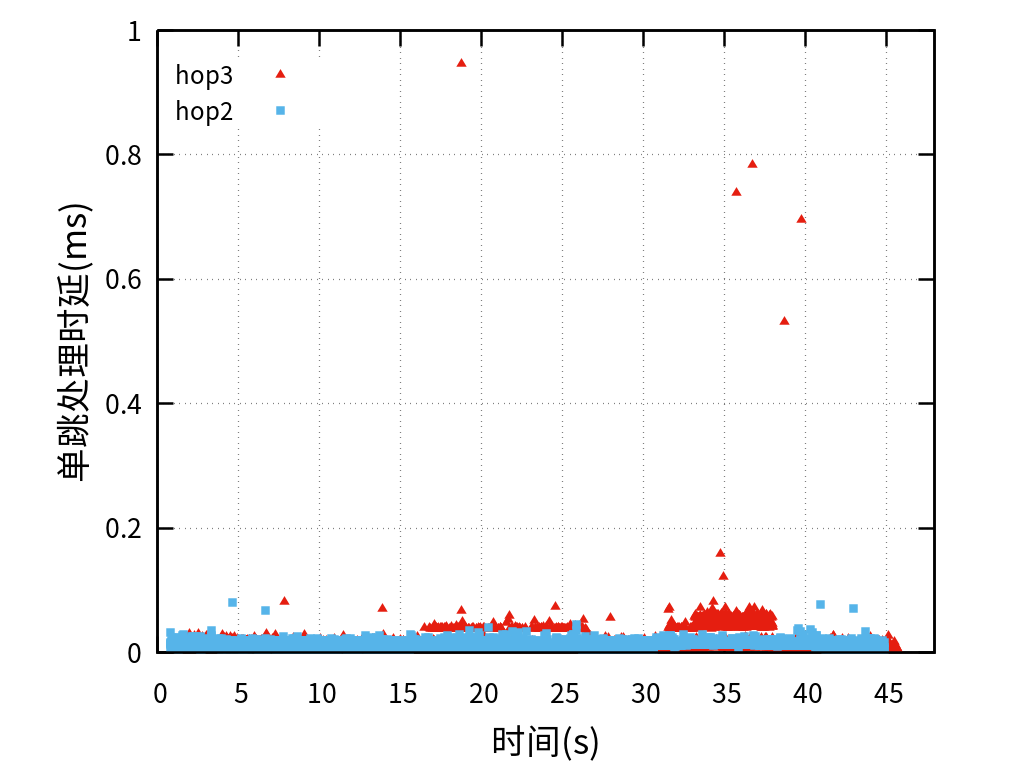

The script that saved this image:
reset
set key center at 6, 0.9

set size ratio 0.8


set grid

set xlabel "时间(s)" offset 0,0.3 font "Microsoft YaHei,26"
set ylabel "单跳处理时延(ms)" offset 1.7,0 font "Microsoft YaHei,26"

set key font ",18"

set xrange [0:48]
set yrange [0:1.0]
set xtics 0,5,48


plot 'data_hop3_100K.txt' using ($3-1578017231.0):($4/1000.0) title"hop3" lc 7 pt 9 pointsize 1,\
 'data_hop2_100K.txt' using ($3-1578017231.0):($4/1000.0) title"hop2" lc 3 pt 5 pointsize 1


set terminal pngcairo size 1024,768 color solid linewidth 2.5 font "Microsoft YaHei,20"

set output "figure_latency_100K_ch.png"


replot

set output
